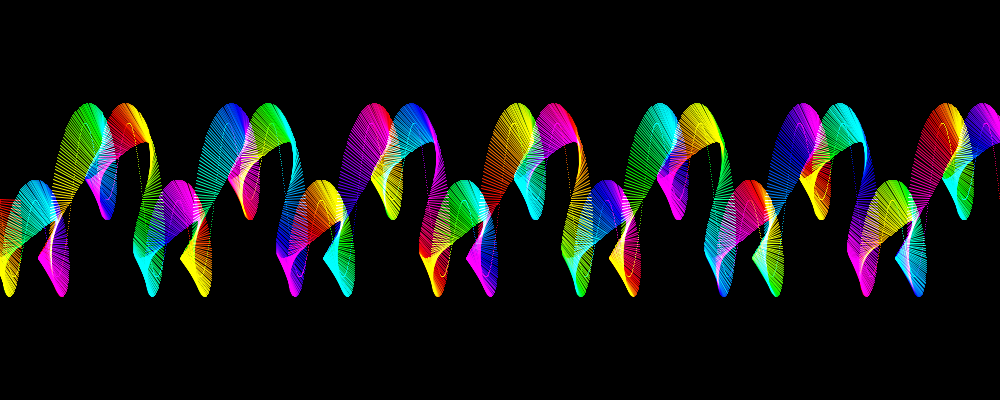
Frame 1 (no input)
Frame 60 (the mouse pressed at the canvas centre just before this capture): identical to frame 1, image omitted
Frame 120 (the mouse held since frame 60 and released just before this capture): identical to frame 1, image omitted

The Processing sketch that drew this single still picture (run headless with seeded random() and noise(); from frame 60 on, the mouse is pressed at the canvas centre):

// Processing sketch: sketch41
// ── sketch41.pde
float d=100, l=20;
float freq = 7, linefreq = 3,colorfreq=16;

void setup() {
  size(1000,400);
  
  colorMode(HSB, 360, 100, 100, 100);
  blendMode(ADD);
}

void draw() {
  background(0);
  
  translate(0, height/2);
  
  float t, t2, x1, y1, x2, y2, y, hue;
  for (float x=0; x<width; x+=0.3) {
    t = map(x, 0, width, 0, TWO_PI*freq);
    t2 = t * linefreq;
    hue = map(x, 0, width, 0, 360*colorfreq) % 360;
    y = d * (sin(t) + sin(3*t))/2;
    
    stroke(hue, 100, 100, 100);
    point(x, y);
    
    x1 = x + l*cos(t2);
    y1 = y + l*sin(t2);
    x2 = x + l*cos(t2 + HALF_PI);
    y2 = y + l*cos(t2 + HALF_PI);
    
    line(x1, y1, x2, y2);
  }
}
